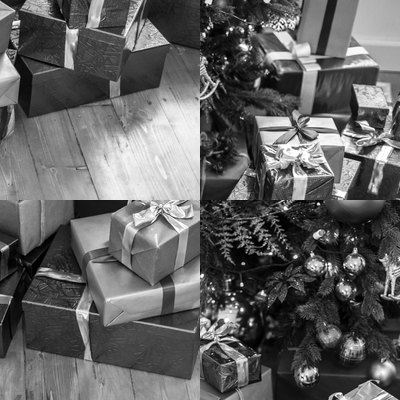
#> input picture DIPall/paketici1.png, 400 x 400 px
$ python primerklk.py
#> lines starting #> are read from the running program, lines starting #| are printed output that depends on the picture
import plotly.express as px
from skimage import io
from skimage import color
from skimage import data
from skimage.filters import try_all_threshold
import matplotlib.pyplot as plt
from plotly.subplots import make_subplots
import numpy as np
import plotly.graph_objects as go
from scipy import signal as sig
import math
from scipy import ndimage
from skimage.transform import rescale, resize

def zadatak1():

    img = io.imread('jelka.png')
    img2a = rescale(img, 1/2, order=0, preserve_range=True)
    #img2b = resize(img2a, img, order=0, preserve_range=True)

    fig = px.imshow(img)
    fig.show()

    img4b = rescale(img, 1/4, order=0, preserve_range=True)
    #img2b = resize(img2b, img, order=0, preserve_range=True)

    print("Velicine slika")
    print(img.shape)
    print(img2a.shape)
    print(img4b.shape)

    img2a_p = np.pad(img2a,((0,0), (53,54)))
    img4b_p = np.pad(img2a, ((0,0),(80,80)))

    print("VelicinePADSlika")
    print(img.shape)
    print(img2a_p.shape)
    print(img4b_p.shape)

    fig = px.imshow(img2a_p)
    fig.show()
    fig = px.imshow(img4b_p)
    fig.show()

    img = np.concatenate((img4b_p,img2a_p,img), axis=0)
    fig = px.imshow(img)
    fig.show()

#zadatak1()

def zadatak2(d):

#> called with d = 5
    img = io.imread('paketici1.png').astype('uint8')
#> img is the input picture: shape (400, 400); min 0, max 255, mean 97.5
    fig = px.imshow(img, color_continuous_scale='gray')
    fig.show()

    N, M = img.shape
#> N = 400; M = 400

    img2 = img[round(0):round(N * 0.5),
           round(0):round(M * 0.5)]
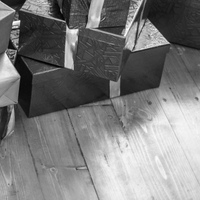
#> img2: shape (200, 200); min 1, max 255, mean 123.2
    img4 = img[round(0.5*N):round(N),
           round(0.5*M):round(M)]
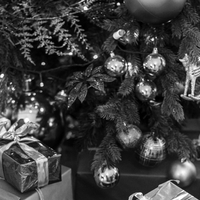
#> img4: shape (200, 200); min 0, max 255, mean 60.5

    # [4 lines of commented-out code are left out]

    img2_p = np.pad(img2,pad_width=d, mode='constant', constant_values=0)
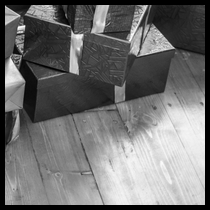
#> img2_p: shape (210, 210); min 0, max 255, mean 111.8
    img4_p = np.pad(img4,pad_width=d, mode='constant', constant_values=255)
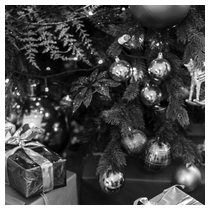
#> img4_p: shape (210, 210); min 0, max 255, mean 78.6

    fig = px.imshow(img2_p)
    fig.show()
    fig = px.imshow(img4_p)
    fig.show()

    img2R = resize(img2_p, img2.shape, preserve_range=True)
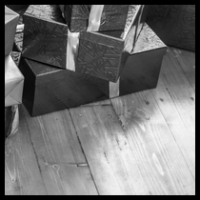
#> img2R: shape (200, 200) float64; min 0, max 249.3, mean 111.7
    img4R = resize(img4_p, img4.shape, preserve_range=True)
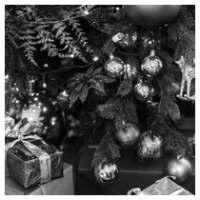
#> img4R: shape (200, 200) float64; min 0, max 255, mean 78.6

    img[round(0):round(N * 0.5),round(0):round(M * 0.5)] = img2R
    img[round(0.5*N):round(N), round(0.5*M):round(M)] = img4R
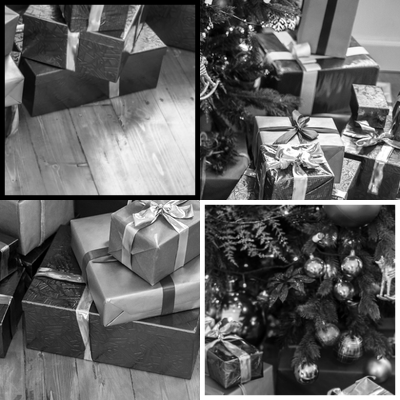
#> img: shape (400, 400); min 0, max 255, mean 99


    fig = px.imshow(img)
    fig.show()

zadatak2(5)
